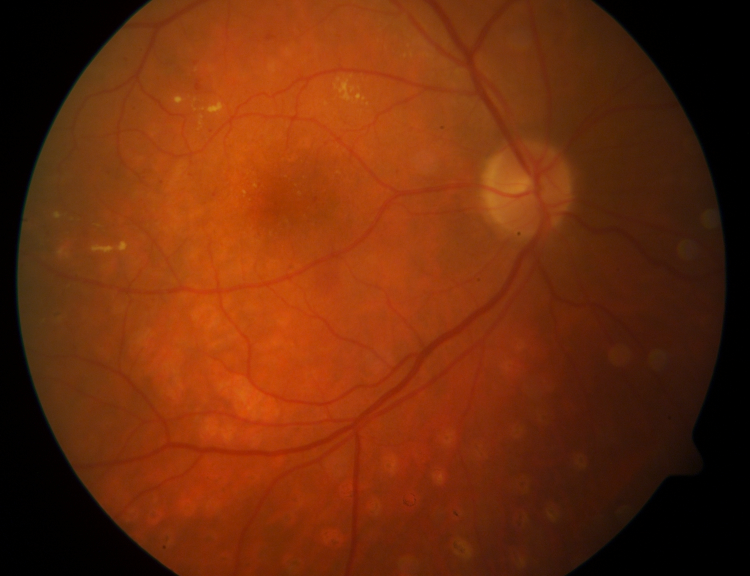
#> input picture diaretdb0_v_1_1/resources/images/diaretdb0_fundus_images/image001.png, 1500 x 1152 px, found by its file name (shown at 1/2 size); its folder holds only this picture in this run
$ python train_and_save_model.py
#> lines starting #> are read from the running program, lines starting #| are printed output that depends on the picture
import os
import numpy as np
import cv2
import pywt
import pickle
from collections import Counter
from sklearn.ensemble import RandomForestClassifier
from sklearn.decomposition import PCA
from sklearn.preprocessing import StandardScaler
from sklearn.model_selection import train_test_split

FUNDUS_DIR = r"C:\Users\anush\Downloads\Diabetic Retinopathy Detection\diaretdb0_v_1_1\resources\images\diaretdb0_fundus_images"
MASK_DIR = r"C:\Users\anush\Downloads\Diabetic Retinopathy Detection\diaretdb0_v_1_1\resources\images\example_images"
IMAGE_SIZE = (256, 256)

def preprocess_image(image_path, size=IMAGE_SIZE):
#> called with size = (256, 256)
    img = cv2.imread(image_path)
#> img is the input picture: shape (1152, 1500, 3); mean B, G, R 10.6, 43.9, 109.5
    if img is None:
        raise ValueError(f"Image at path '{image_path}' could not be read.")
    img_gray = cv2.cvtColor(img, cv2.COLOR_BGR2GRAY)
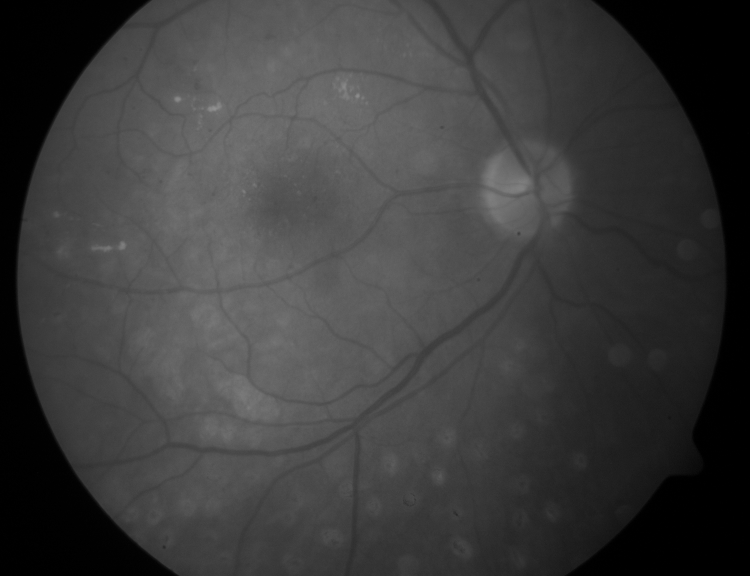
#> img_gray: shape (1152, 1500) (shown at 1/2 size); min 0, max 146, mean 59.7
    img_gray = cv2.equalizeHist(img_gray)
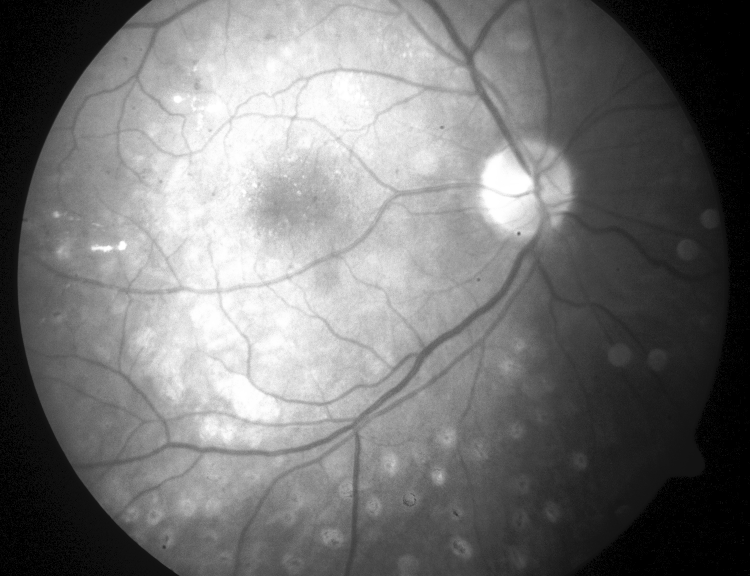
#> img_gray: shape (1152, 1500) (shown at 1/2 size); min 0, max 255, mean 116.1
    img_gray = cv2.resize(img_gray, size)
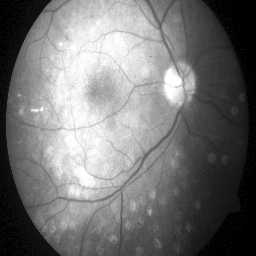
#> img_gray: shape (256, 256); min 0, max 255, mean 116
    return img_gray

def extract_wavelet_features(img):
    coeffs = pywt.dwt2(img, 'haar')
    cA, (cH, cV, cD) = coeffs
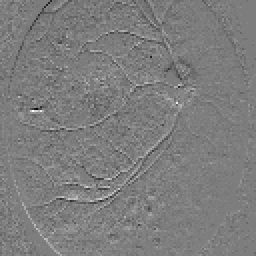
#> cH: shape (128, 128) float64 (shown 2 times larger); min -58, max 60, mean 0.1; drawn with min black and max white
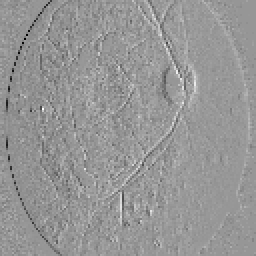
#> cV: shape (128, 128) float64 (shown 2 times larger); min -74, max 51.5, mean 0; drawn with min black and max white
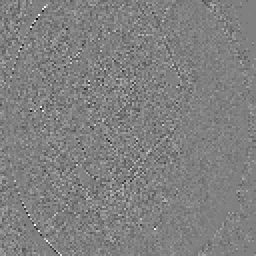
#> cD: shape (128, 128) float64 (shown 2 times larger); min -34.5, max 34, mean 0; drawn with min black and max white
    features = np.hstack((cA.flatten(), cH.flatten(), cV.flatten(), cD.flatten()))
    return features

def has_lesion_mask(image_filename):
    base = os.path.splitext(image_filename)[0]
    possible_masks = [f for f in os.listdir(MASK_DIR) if base in f]
    return len(possible_masks) > 0

def load_data():
    features = []
    labels = []

    for fname in os.listdir(FUNDUS_DIR):
        if fname.lower().endswith((".png", ".jpg", ".jpeg")):
            image_path = os.path.join(FUNDUS_DIR, fname)
            try:
                img = preprocess_image(image_path)
                feat = extract_wavelet_features(img)
                label = 1 if has_lesion_mask(fname) else 0
                features.append(feat)
                labels.append(label)
            except Exception as e:
                print(f"⚠️ Error processing {fname}: {e}")

    return np.array(features), np.array(labels)

def main():
    print("Loading and processing dataset...")
    X, y = load_data()

    label_dist = Counter(y)
    print(f"Label distribution: {label_dist}")

    if len(set(y)) < 2:
#> (the run stopped early here; a loop or call above may not have finished)

$ run again, on diaretdb0_v_1_1/resources/images/diaretdb0_fundus_images/image007.png
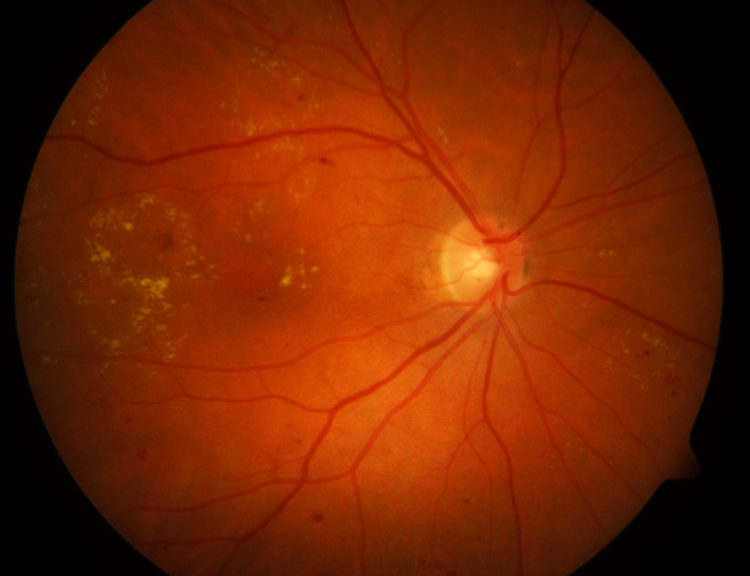
#> input picture diaretdb0_v_1_1/resources/images/diaretdb0_fundus_images/image007.png, 1500 x 1152 px, found by its file name (shown at 1/2 size)
#> in preprocess_image, img is the input picture: shape (1152, 1500, 3); mean B, G, R 2.4, 37.1, 115
#> in preprocess_image, `img_gray = cv2.resize(img_gray, size)`:
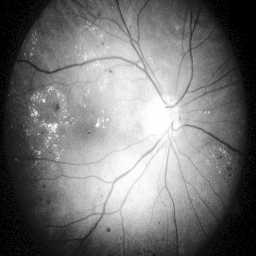
#> img_gray: shape (256, 256); min 0, max 255, mean 116.6
#> in extract_wavelet_features, `cA, (cH, cV, cD) = coeffs`:
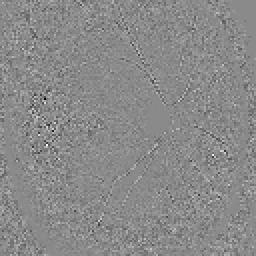
#> cD: shape (128, 128) float64 (shown 2 times larger); min -45.5, max 38.5, mean 0; drawn with min black and max white

$ run again, on diaretdb0_v_1_1/resources/images/diaretdb0_fundus_images/image008.png
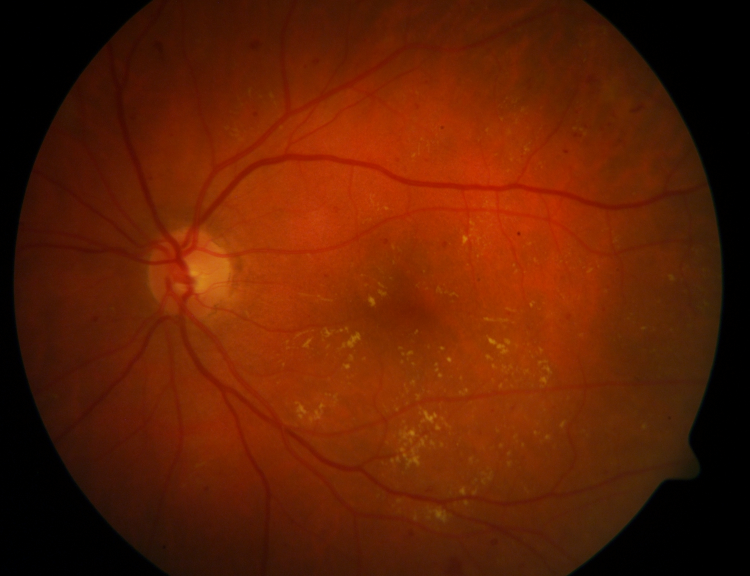
#> input picture diaretdb0_v_1_1/resources/images/diaretdb0_fundus_images/image008.png, 1500 x 1152 px, found by its file name (shown at 1/2 size)
#> in preprocess_image, img is the input picture: shape (1152, 1500, 3); mean B, G, R 2.7, 31.2, 94.9
#> in preprocess_image, `img_gray = cv2.resize(img_gray, size)`:
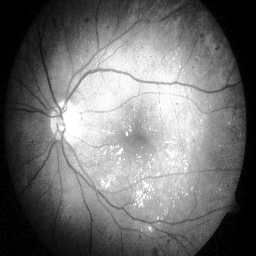
#> img_gray: shape (256, 256); min 0, max 255, mean 112.7
#> in extract_wavelet_features, `cA, (cH, cV, cD) = coeffs`:
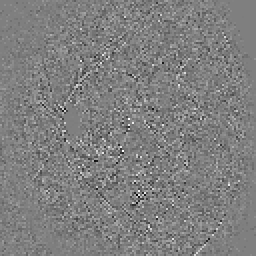
#> cD: shape (128, 128) float64 (shown 2 times larger); min -34, max 34, mean 0; drawn with min black and max white

$ run again, on diaretdb0_v_1_1/resources/images/diaretdb0_fundus_images/image009.png
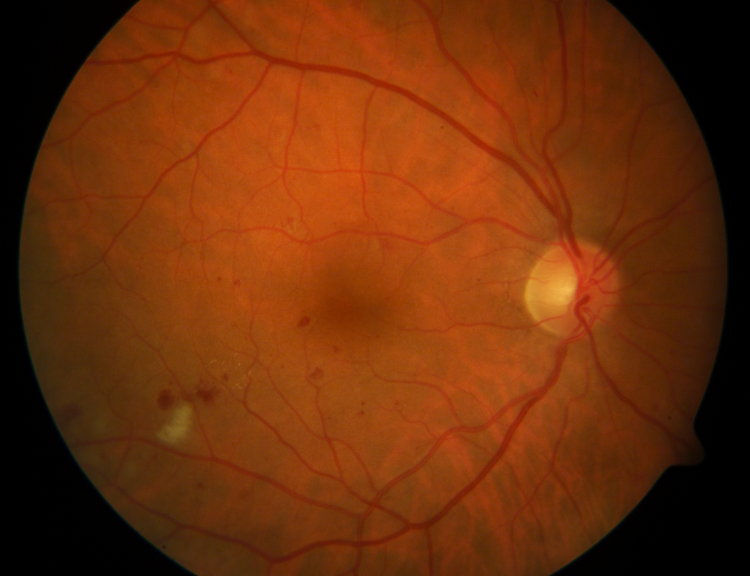
#> input picture diaretdb0_v_1_1/resources/images/diaretdb0_fundus_images/image009.png, 1500 x 1152 px, found by its file name (shown at 1/2 size)
#> in preprocess_image, img is the input picture: shape (1152, 1500, 3); mean B, G, R 10.2, 47.3, 109.1
#> in extract_wavelet_features, `cA, (cH, cV, cD) = coeffs`:
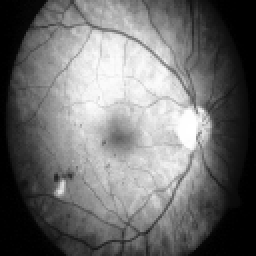
#> cA: shape (128, 128) float64 (shown 2 times larger); min 0, max 510, mean 223.1; drawn with min black and max white
#> in extract_wavelet_features, `cA, (cH, cV, cD) = coeffs`:
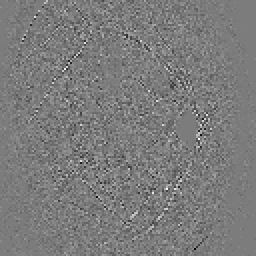
#> cD: shape (128, 128) float64 (shown 2 times larger); min -38, max 40, mean -0.1; drawn with min black and max white
